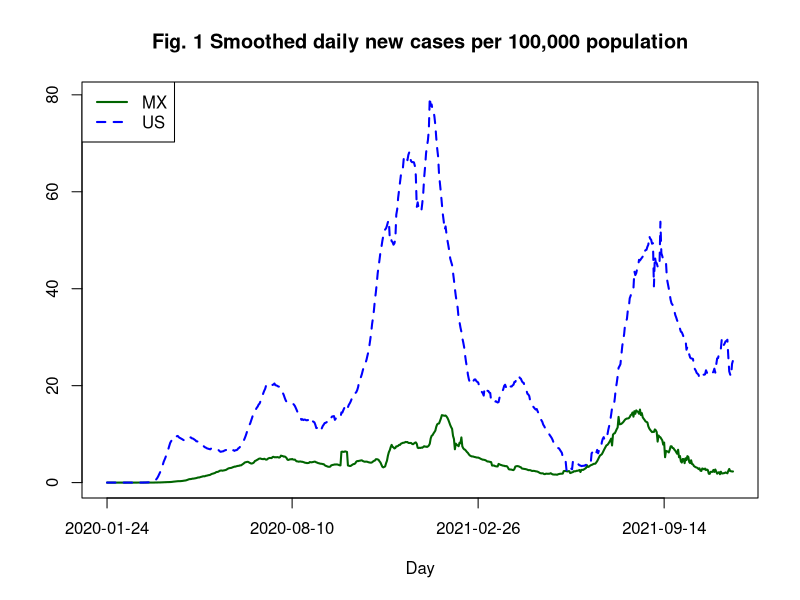
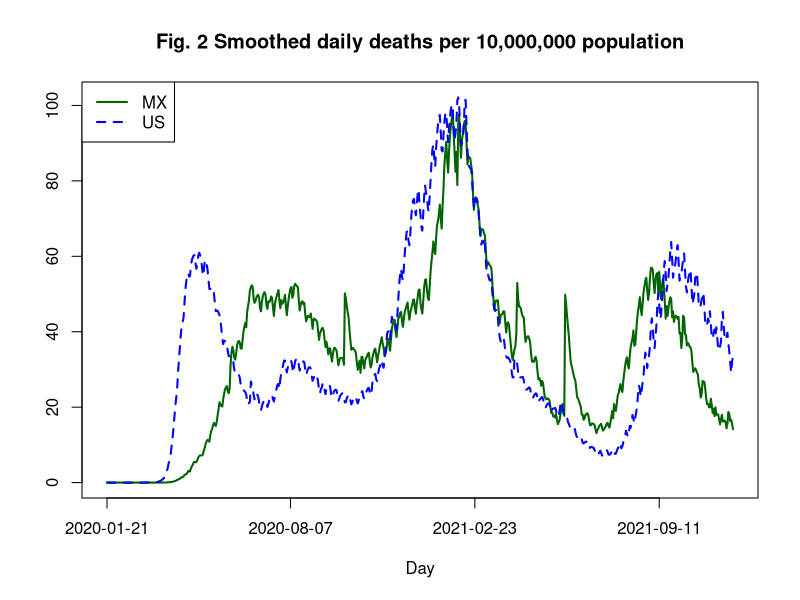
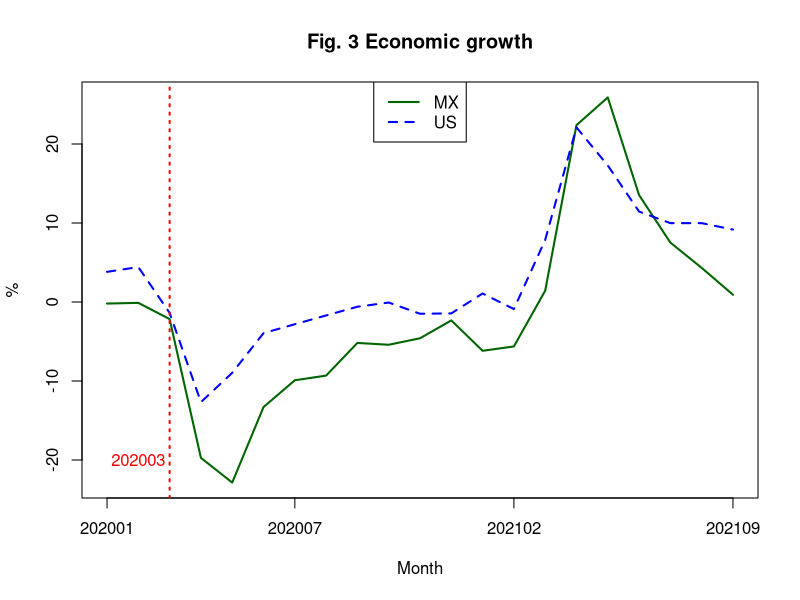
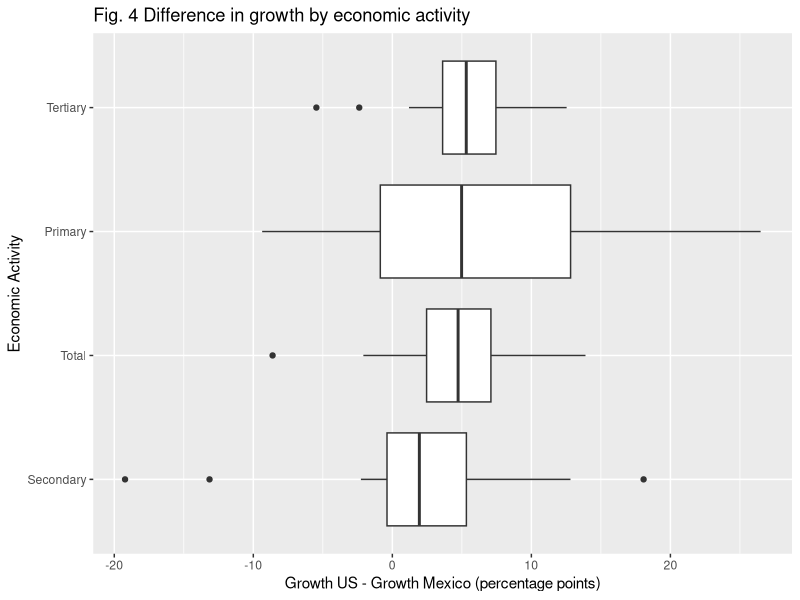
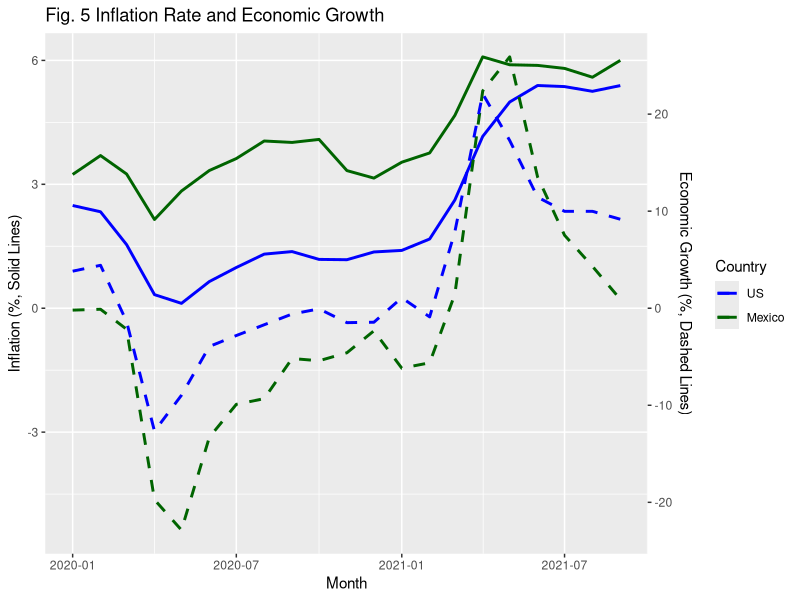
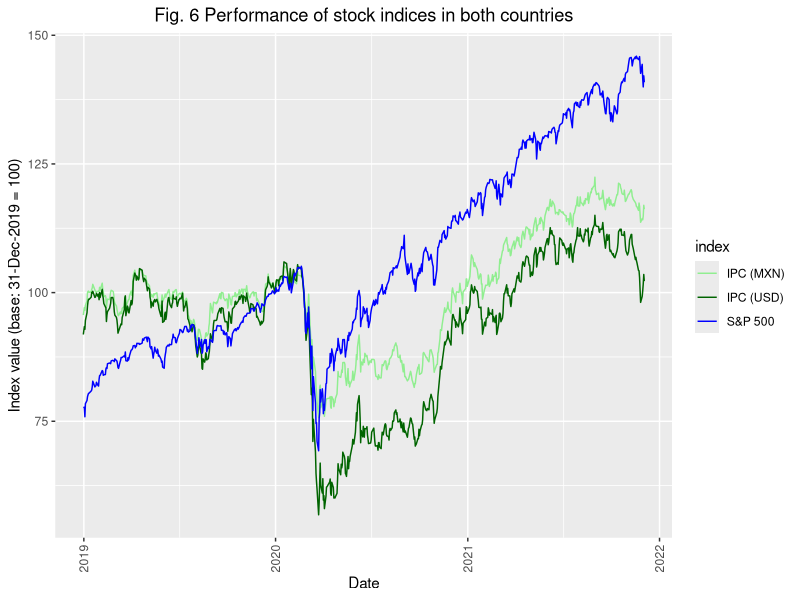
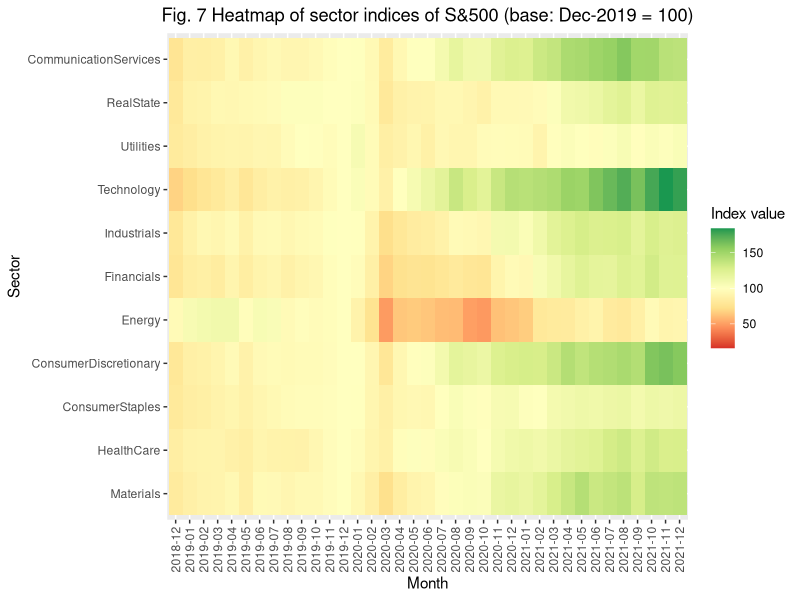
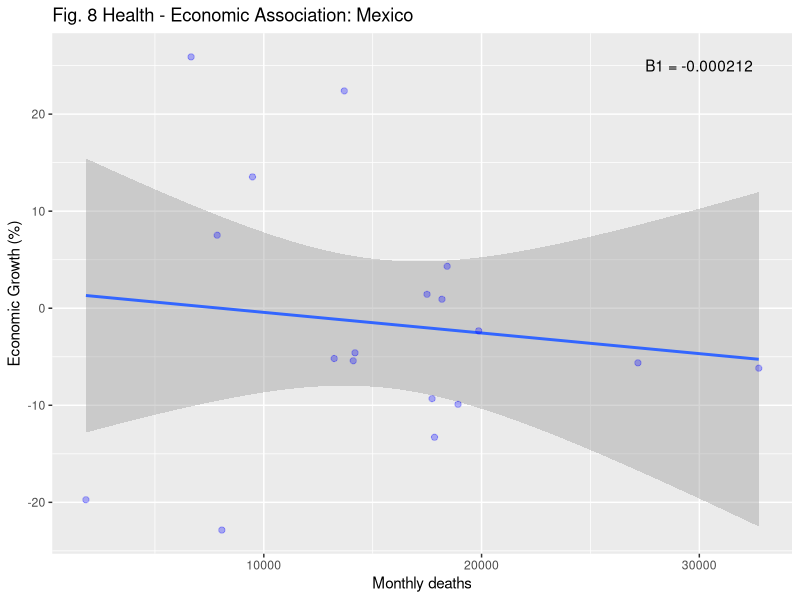

Generate these figures, in order, with R:
## ---- chunk 1
library(forecast)
library(dplyr)
library(tidyr)
library(ggplot2)
library(zoo)
library(readr)
library(RColorBrewer)
# render_book()

covid_MX <- read.csv("Data/COVID_mex.csv", stringsAsFactors = F)
covid_US <- read.csv("Data/COVID_usa.csv", stringsAsFactors = F)

inflation_MX <- read.csv("Data/Inflation_MX_2019_2021.csv", stringsAsFactors = F)
inflation_US <- read.csv("Data/Inflation_US_2012_2021.csv", stringsAsFactors = F)

GDP_MX <- read.csv("Data/GDP_MX_Clean.csv", stringsAsFactors = F)
GDP_US <- read.csv("Data/GDP_US_Clean.csv", stringsAsFactors = F)

financials <- read_csv('Data/Financial data.csv')

## ---- chunk 2

aux <- covid_MX %>% inner_join(dplyr::select(covid_US, date, confirmed, population),
                        by=c("date"="date"))
aux$Daily_Cases_MX <- c(aux$confirmed.x[1], (aux$confirmed.x[-1]-aux$confirmed.x[-nrow(aux)])) / aux$population.x
aux$Daily_Cases_US <- c(aux$confirmed.y[1], (aux$confirmed.y[-1]-aux$confirmed.y[-nrow(aux)])) / aux$population.y

# Simple exponential smoothing function
ES <- function(x, l){
  s = rep(0, length(x))
  for(k in 1:length(x)){
    if(k==1){
      s[k] = x[k]
    }else{
      s[k] = l*x[k] + (1-l)*s[k-1]
    }
  }
  return(s)
}

aux[is.na(aux)] <- 0
aux <- aux %>% 
  mutate(Cases_MX = zoo::rollmean(Daily_Cases_MX, k = 7, fill = NA),
         Cases_US = zoo::rollmean(Daily_Cases_US, k = 7, fill = NA) ) %>% 
  filter(!is.na(Cases_US))

#aux$Cases_MX <- ES(aux$Daily_Cases_MX, 0.2)
#aux$Cases_US <- ES(aux$Daily_Cases_US, 0.2)
#aux <- aux %>% filter(!is.na(Cases_US))
#aux <- aux[-1, ]

ts.plot(ts( 100000*aux$Cases_MX ),
     ts( 100000*aux$Cases_US ), col=c("darkgreen", "blue"), lty=c(1,2), lwd=2,
     xlab="Day", gpars=list(xaxt='n'), main="Fig. 1 Smoothed daily new cases per 100,000 population" )
indx <- c(1, 200*(1:3))
axis(side=1, at=indx, labels=aux$date[indx], cex=0.7)
legend("topleft", legend=c("MX", "US"), lty=c(1, 2), lwd=2, col=c("darkgreen", "blue"))
#abline(v=c(140, 210, 270, 410, 500, 550), col="gray", lty=2)


## ---- chunk 3

aux <- covid_MX %>% inner_join(dplyr::select(covid_US, date, deaths, population),
                        by=c("date"="date"))
aux$Daily_Cases_MX <- c(aux$deaths.x[1], (aux$deaths.x[-1]-aux$deaths.x[-nrow(aux)])) / aux$population.x
aux$Daily_Cases_US <- c(aux$deaths.y[1], (aux$deaths.y[-1]-aux$deaths.y[-nrow(aux)])) / aux$population.y

#aux <- aux %>% 
#  mutate(Cases_MX = zoo::rollmean(Daily_Cases_MX, k = 7, fill = NA),
#         Cases_US = zoo::rollmean(Daily_Cases_US, k = 7, fill = NA) ) %>% 
#  filter(!is.na(Cases_US))

aux[is.na(aux)] <- 0
aux$Cases_MX <- ES(aux$Daily_Cases_MX, 0.1)
aux$Cases_US <- ES(aux$Daily_Cases_US, 0.1)
aux <- aux %>% filter(!is.na(Cases_US))

ts.plot(ts( 10000000*aux$Cases_MX ),
     ts( 10000000*aux$Cases_US ), col=c("darkgreen", "blue"), lty=c(1,2), lwd=2,
     xlab="Day", gpars=list(xaxt='n'), main="Fig. 2 Smoothed daily deaths per 10,000,000 population" )
indx <- c(1, 200*(1:3))
axis(side=1, at=indx, labels=aux$date[indx], cex=0.7)
legend("topleft", legend=c("MX", "US"), lty=c(1, 2), lwd=2, col=c("darkgreen", "blue"))

## ---- chunk 4
ts.plot(ts( GDP_MX$Total[13:nrow(GDP_MX)] ),
     ts( GDP_US$Total[13:nrow(GDP_US)] ), col=c("darkgreen", "blue"), lty=c(1,2), lwd=2, ylab="%",
     xlab="Month", gpars=list(xaxt='n'), main="Fig. 3 Economic growth" )
indx <- c(1, 7*(1:3))
axis(side=1, at=indx, labels=GDP_MX$Periodo[13:nrow(GDP_MX)][indx], cex=0.8)
legend("top", legend=c("MX", "US"), lty=c(1, 2), lwd=2, col=c("darkgreen", "blue"))
text(2, -20, "202003", col="red")
abline(v=3, col="red", lwd=2, lty=3)

## ---- chunk 5
aux <- GDP_MX
aux$Total <- GDP_US$Total - GDP_MX$Total
aux$Primarias <- GDP_US$Primarias - GDP_MX$Primarias
aux$Secundarias <- GDP_US$Secundarias - GDP_MX$Secundarias
aux$Terciarias <- GDP_US$Terciarias - GDP_MX$Terciarias
aux <- aux[13:nrow(aux), ]
colnames(aux) <- c("Month", "Total", "Primary", "Secondary", "Tertiary")

aux %>% pivot_longer(Total:Tertiary, names_to="Diff_growth") %>% ggplot(aes(x=value, y=reorder(Diff_growth  , value, FUN = median) )) + geom_boxplot() + 
ggtitle('Fig. 4 Difference in growth by economic activity') +
labs(x = 'Growth US - Growth Mexico (percentage points)', y = 'Economic Activity')
## ---- chunk 6
aux <- inflation_MX
aux <- aux[13:nrow(aux), ]
aux$Periodo <- 100*as.numeric(substring(aux$Month, 7, 10)) + as.numeric(substring(aux$Month, 4, 5))
aux$Annual_Inflation <- 100*aux$Annual_Inflation
aux$Annual_Inflation_US <- 100*inflation_US$inflation[(nrow(inflation_US)-21):nrow(inflation_US)]
aux <- aux %>% left_join(dplyr::select(GDP_MX, Periodo, Total ) ) %>% 
  left_join( dplyr::select(GDP_US, OBS, Total ), by=c("Periodo"="OBS") )
aux <- aux %>% filter(!is.na(Total.x))

scale_value = max(aux$Annual_Inflation, na.rm = TRUE)/ max(aux$Total.x, na.rm=TRUE) 
m <- min(aux$Total.x, na.rm=T)

aux %>% mutate(Month=as.Date(Month, format="%d/%m/%Y"),
               Total.x = Total.x,
               Total.y = Total.y ) %>%   
  ggplot() + 
  geom_line( aes(x= Month, y= Annual_Inflation, colour='dg'), size=1) +
  geom_line(aes(x= Month, y= Annual_Inflation_US, colour = 'b'), size=1) +
  geom_line(aes(x= Month, y = Total.x*scale_value, colour = 'dg'), 
            linetype = "dashed", size=1) + 
  geom_line(aes(x= Month, y = Total.y*scale_value, colour = 'b'), 
            linetype = "dashed", size=1) +
  scale_colour_manual(name = 'Country', 
         values =c(dg='darkgreen',b='blue'), labels = c('US','Mexico')) +
  scale_y_continuous(sec.axis = sec_axis(~./scale_value, name = 'Economic Growth (%, Dashed Lines)')) + ylab("Inflation (%, Solid Lines)") +
  ggtitle('Fig. 5 Inflation Rate and Economic Growth')
  
## ---- chunk 7

aggr_indexes <- select(financials, c('Date',
                                     'S&P500',
                                     'MexicanStocksIndex',
                                     'USDMXN')) %>% 
  drop_na()

colnames(aggr_indexes) <- c('date', 'sp500', 'ipc', 'usdmxn')
aggr_indexes$ipc_usd <- aggr_indexes$ipc/aggr_indexes$usdmxn
aggr_indexes = aggr_indexes[,!(names(aggr_indexes) %in% 'usdmxn')]

for (idx in colnames(aggr_indexes)[-1])
{
  base_value <- as.numeric(aggr_indexes[aggr_indexes$date == '2019-12-31', idx])
  aggr_indexes[idx] <- 100*aggr_indexes[idx]/base_value
}

aggr_indexes <- pivot_longer(aggr_indexes, !date, names_to = 'index', values_to = 'value')

#aggr_indexes$date = format(aggr_indexes$date, "%Y-%m")

ggplot(aggr_indexes, aes(x=date, y=value, color=index)) +
  geom_line() + 
  scale_color_manual(labels = c("IPC (MXN)", "IPC (USD)", "S&P 500"),
                     values = c("lightgreen", "darkgreen", "blue")) + 
  ggtitle("Fig. 6 Performance of stock indices in both countries")+
  labs(
       x ="Date",
       y = "Index value (base: 31-Dec-2019 = 100)") + 
  theme(axis.text.x = element_text(vjust = 0.5)) +
  theme(plot.title = element_text(hjust = 0.5)) + 
  theme(axis.text.x = element_text(angle = 90))
  

## ---- chunk 8
monthly_fin <- financials %>% 
  mutate(mon_yr = format(financials$Date, "%Y-%m")) %>% 
  drop_na() %>% 
  group_by(mon_yr) %>% 
  filter(Date == max(Date))

# Drop variables that do not appear on the heatmap
drop <- c('Date', 'S&P500', 'MexicanStocksIndex', 'USDMXN')
monthly_fin <- monthly_fin[,!(names(monthly_fin) %in% drop)] %>% 
  select(mon_yr, everything())

# Creation of indices
col_names <- colnames(monthly_fin)
for (sector in col_names[-1])
{
  base_value <- as.numeric(monthly_fin[monthly_fin$mon_yr == '2019-12', sector])
  monthly_fin[sector] <- 100*monthly_fin[sector]/base_value
}

# Dummy data
x <- monthly_fin$mon_yr
y <- col_names[-1]
data <- expand.grid(X=x, Y=y)
data$Z <- c(as.matrix(monthly_fin[,-1]))

# Give extreme colors
bound = max(abs(c(max(data$Z) - 100, min(data$Z) - 100)))
ggplot(data, aes(X, Y, fill= Z)) + 
  geom_tile() + 
  scale_fill_distiller(palette = "RdYlGn",
                       direction = 1,
                       limits = c(100 - bound, 100 + bound),
                       name = "Index value") +
  ggtitle("Fig. 7 Heatmap of sector indices of S&500 (base: Dec-2019 = 100)")+
  labs(
       x ="Month",
       y = "Sector") + 
  theme(axis.text.x = element_text(vjust = 0.5)) +
  theme(plot.title = element_text(hjust = 0.5)) + 
  theme(axis.text.x = element_text(angle = 90))
## ---- chunk 9
aux <- covid_MX %>% dplyr::select(date, confirmed, deaths, population) %>%
  inner_join( dplyr::select(covid_US, date, confirmed, deaths, population),
              by=c("date"="date"))
aux$Periodo <- 100*as.numeric(substring(aux$date, 1, 4)) + as.numeric(substring(aux$date, 6, 7))

aux$confirmed_MX <- c(aux$confirmed.x[1], (aux$confirmed.x[-1]-aux$confirmed.x[-nrow(aux)]))
aux$confirmed_US <- c(aux$confirmed.y[1], (aux$confirmed.y[-1]-aux$confirmed.y[-nrow(aux)]))
aux$death_MX <- c(aux$deaths.x[1],
                  (aux$deaths.x[-1]-aux$deaths.x[-nrow(aux)]))
aux$death_US <- c(aux$deaths.y[1],
                  (aux$deaths.y[-1]-aux$deaths.y[-nrow(aux)]))

aux <- aux %>% group_by(Periodo) %>%
  summarise(confirmed_MX = sum(confirmed_MX, na.rm=T),
            confirmed_US = sum(confirmed_US, na.rm=T),
            death_MX = sum(death_MX),
            death_US = sum(death_US) ) %>%
  filter(!is.na(confirmed_US)) %>% 
  left_join( dplyr::select(GDP_MX, Periodo, Total), by=c("Periodo"="Periodo") ) %>% 
  left_join( dplyr::select(GDP_US, OBS, Total), by=c("Periodo"="OBS") )




aux %>% 
  ggplot(aes(x=death_MX, y=Total.x)) + geom_smooth(method='lm')+
    geom_point(alpha=0.3, color='blue', size=1.8)+
  annotate('text', x=30000, y=25,
           label=paste("B1 =", trunc(1000000*coef(lm(Total.x~death_MX, data=aux))[2])/1000000) ) + labs(x="Monthly deaths", y="Economic Growth (%)", title="Fig. 8 Health - Economic Association: Mexico")

aux %>% 
  ggplot(aes(x=death_US, y=Total.y)) + geom_smooth(method='lm')+
    geom_point(alpha=0.3, color='blue', size=1.8)+
  annotate('text', x=80000, y=20,
           label=paste("B1 =", trunc(1000000*coef(lm(Total.y~death_US, data=aux))[2])/1000000) ) + labs(x="Monthly deaths", y="Economic Growth (%)", title="Fig. 9 Health - Economic Association: US")

# Confirmed no jala


## ---- chunk 10

aux <- covid_MX %>% inner_join(dplyr::select(covid_US, date, deaths,
                                             population, school_closing:elderly_people_protection),
                        by=c("date"="date"))
aux$Daily_Cases_MX <- c(aux$deaths.x[1], (aux$deaths.x[-1]-aux$deaths.x[-nrow(aux)])) / aux$population.x
aux$Daily_Cases_US <- c(aux$deaths.y[1], (aux$deaths.y[-1]-aux$deaths.y[-nrow(aux)])) / aux$population.y

aux[is.na(aux)] <- 0
aux$Cases_MX <- ES(aux$Daily_Cases_MX, 0.1)
aux$Cases_US <- ES(aux$Daily_Cases_US, 0.1)
aux <- aux %>% filter(!is.na(Cases_US))

# Number of Covid-related policies in time
aux[, 13:26] <- sapply(aux[, 13:26], function(x) ifelse(x>0, 1, 0) )
aux$Policies_MX <- apply(aux[, 13:26], 1, sum)
aux[, 33:46] <- sapply(aux[, 33:46], function(x) ifelse(x>0, 1, 0) )
aux$Policies_US <- apply(aux[, 33:46], 1, sum)

scale_value = max(10000000*aux$Cases_MX, na.rm = TRUE)/ max(aux$Policies_MX, na.rm=TRUE) 
aux %>% mutate(Month=as.Date(date, format="%Y-%m-%d")) %>%   
  ggplot() + 
  geom_line( aes(x= Month, y= 10000000*Cases_MX, colour='dg'), size=1,
             linetype = "dashed") +
  geom_line(aes(x= Month, y= 10000000*Cases_US, colour = 'b'), size=1,
            linetype = "dashed") +
  geom_line(aes(x= Month, y = Policies_MX*scale_value, colour = 'dg')) + 
  geom_line(aes(x= Month, y = Policies_US*scale_value, colour = 'b')) +
  scale_colour_manual(name = 'Country', 
         values =c(dg='darkgreen',b='blue'), labels = c('US','Mexico')) +
  scale_y_continuous(sec.axis = sec_axis(~./scale_value, name = 'Num. Policies (Solid Lines)')) + ylab("Deaths (Dashed Lines)") +
  ggtitle('Fig. 10 Smoothed Deaths per 10M population and\nPolicy Implementation')

